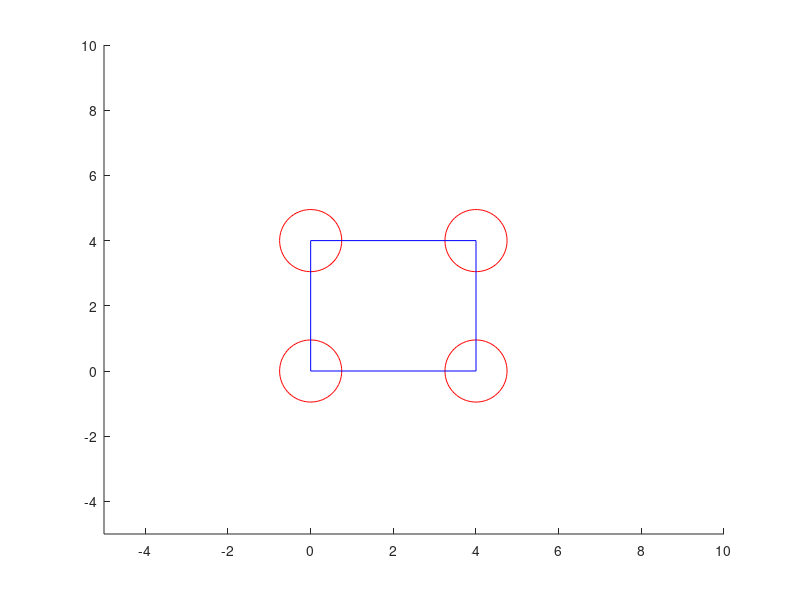

Reproduce this figure in MATLAB.
x=[0 4 4 0];
y=[0 0 4 4];
scatter(x,y,2000,'r');
axis([-5 10 -5 10]);
hold on;
x1=[0 4 4 0 0];
y1=[0 0 4 4 0];
plot(x1,y1,'b');

